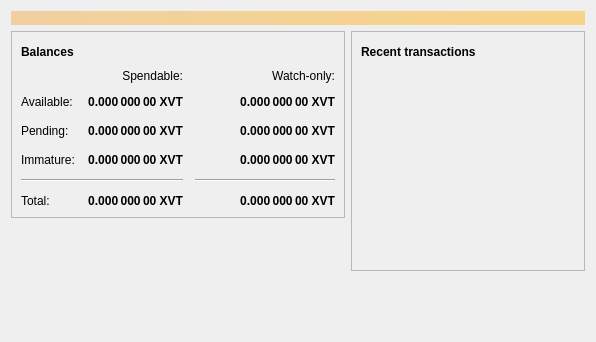
<?xml version="1.0" encoding="UTF-8"?>
<ui version="4.0">
 <class>OverviewPage</class>
 <widget class="QWidget" name="OverviewPage">
  <property name="geometry">
   <rect>
    <x>0</x>
    <y>0</y>
    <width>596</width>
    <height>342</height>
   </rect>
  </property>
  <property name="windowTitle">
   <string>Form</string>
  </property>
  <layout class="QVBoxLayout" name="topLayout">
   <item>
    <widget class="QLabel" name="labelAlerts">
     <property name="visible">
      <bool>false</bool>
     </property>
     <property name="styleSheet">
      <string notr="true">QLabel { background-color: qlineargradient(x1: 0, y1: 0, x2: 1, y2: 0, stop:0 #F0D0A0, stop:1 #F8D488); color:#000000; }</string>
     </property>
     <property name="wordWrap">
      <bool>true</bool>
     </property>
     <property name="margin">
      <number>3</number>
     </property>
     <property name="textInteractionFlags">
      <set>Qt::TextSelectableByMouse</set>
     </property>
    </widget>
   </item>
   <item>
    <layout class="QHBoxLayout" name="horizontalLayout" stretch="1,1">
     <item>
      <layout class="QVBoxLayout" name="verticalLayout_2">
       <item>
        <widget class="QFrame" name="frame">
         <property name="frameShape">
          <enum>QFrame::StyledPanel</enum>
         </property>
         <property name="frameShadow">
          <enum>QFrame::Raised</enum>
         </property>
         <layout class="QVBoxLayout" name="verticalLayout_4">
          <item>
           <layout class="QHBoxLayout" name="horizontalLayout_4">
            <item>
             <widget class="QLabel" name="label_5">
              <property name="font">
               <font>
                <weight>75</weight>
                <bold>true</bold>
               </font>
              </property>
              <property name="text">
               <string>Balances</string>
              </property>
             </widget>
            </item>
            <item>
             <widget class="QPushButton" name="labelWalletStatus">
              <property name="enabled">
               <bool>true</bool>
              </property>
              <property name="maximumSize">
               <size>
                <width>30</width>
                <height>16777215</height>
               </size>
              </property>
              <property name="toolTip">
               <string>The displayed information may be out of date. Your wallet automatically synchronizes with the Volta network after a connection is established, but this process has not completed yet.</string>
              </property>
              <property name="text">
               <string/>
              </property>
              <property name="icon">
               <iconset resource="../volta.qrc">
                <normaloff>:/icons/warning</normaloff>
                <disabledoff>:/icons/warning</disabledoff>:/icons/warning</iconset>
              </property>
              <property name="iconSize">
               <size>
                <width>24</width>
                <height>24</height>
               </size>
              </property>
              <property name="flat">
               <bool>true</bool>
              </property>
             </widget>
            </item>
            <item>
             <spacer name="horizontalSpacer_3">
              <property name="orientation">
               <enum>Qt::Horizontal</enum>
              </property>
              <property name="sizeHint" stdset="0">
               <size>
                <width>40</width>
                <height>20</height>
               </size>
              </property>
             </spacer>
            </item>
           </layout>
          </item>
          <item>
           <layout class="QGridLayout" name="gridLayout">
            <property name="spacing">
             <number>12</number>
            </property>
            <item row="2" column="2">
             <widget class="QLabel" name="labelWatchPending">
              <property name="font">
               <font>
                <weight>75</weight>
                <bold>true</bold>
               </font>
              </property>
              <property name="cursor">
               <cursorShape>IBeamCursor</cursorShape>
              </property>
              <property name="toolTip">
               <string>Unconfirmed transactions to watch-only addresses</string>
              </property>
              <property name="text">
               <string notr="true">0.000 000 00 XVT</string>
              </property>
              <property name="alignment">
               <set>Qt::AlignRight|Qt::AlignTrailing|Qt::AlignVCenter</set>
              </property>
              <property name="textInteractionFlags">
               <set>Qt::LinksAccessibleByMouse|Qt::TextSelectableByKeyboard|Qt::TextSelectableByMouse</set>
              </property>
             </widget>
            </item>
            <item row="2" column="1">
             <widget class="QLabel" name="labelUnconfirmed">
              <property name="font">
               <font>
                <weight>75</weight>
                <bold>true</bold>
               </font>
              </property>
              <property name="cursor">
               <cursorShape>IBeamCursor</cursorShape>
              </property>
              <property name="toolTip">
               <string>Total of transactions that have yet to be confirmed, and do not yet count toward the spendable balance</string>
              </property>
              <property name="text">
               <string notr="true">0.000 000 00 XVT</string>
              </property>
              <property name="alignment">
               <set>Qt::AlignRight|Qt::AlignTrailing|Qt::AlignVCenter</set>
              </property>
              <property name="textInteractionFlags">
               <set>Qt::LinksAccessibleByMouse|Qt::TextSelectableByKeyboard|Qt::TextSelectableByMouse</set>
              </property>
             </widget>
            </item>
            <item row="3" column="2">
             <widget class="QLabel" name="labelWatchImmature">
              <property name="font">
               <font>
                <weight>75</weight>
                <bold>true</bold>
               </font>
              </property>
              <property name="cursor">
               <cursorShape>IBeamCursor</cursorShape>
              </property>
              <property name="toolTip">
               <string>Mined balance in watch-only addresses that has not yet matured</string>
              </property>
              <property name="text">
               <string notr="true">0.000 000 00 XVT</string>
              </property>
              <property name="alignment">
               <set>Qt::AlignRight|Qt::AlignTrailing|Qt::AlignVCenter</set>
              </property>
              <property name="textInteractionFlags">
               <set>Qt::LinksAccessibleByMouse|Qt::TextSelectableByKeyboard|Qt::TextSelectableByMouse</set>
              </property>
             </widget>
            </item>
            <item row="4" column="0" colspan="2">
             <widget class="Line" name="line">
              <property name="orientation">
               <enum>Qt::Horizontal</enum>
              </property>
             </widget>
            </item>
            <item row="4" column="2">
             <widget class="Line" name="lineWatchBalance">
              <property name="sizePolicy">
               <sizepolicy hsizetype="Preferred" vsizetype="Fixed">
                <horstretch>0</horstretch>
                <verstretch>0</verstretch>
               </sizepolicy>
              </property>
              <property name="minimumSize">
               <size>
                <width>140</width>
                <height>0</height>
               </size>
              </property>
              <property name="orientation">
               <enum>Qt::Horizontal</enum>
              </property>
             </widget>
            </item>
            <item row="5" column="0">
             <widget class="QLabel" name="labelTotalText">
              <property name="text">
               <string>Total:</string>
              </property>
             </widget>
            </item>
            <item row="3" column="1">
             <widget class="QLabel" name="labelImmature">
              <property name="font">
               <font>
                <weight>75</weight>
                <bold>true</bold>
               </font>
              </property>
              <property name="cursor">
               <cursorShape>IBeamCursor</cursorShape>
              </property>
              <property name="toolTip">
               <string>Mined balance that has not yet matured</string>
              </property>
              <property name="text">
               <string notr="true">0.000 000 00 XVT</string>
              </property>
              <property name="alignment">
               <set>Qt::AlignRight|Qt::AlignTrailing|Qt::AlignVCenter</set>
              </property>
              <property name="textInteractionFlags">
               <set>Qt::LinksAccessibleByMouse|Qt::TextSelectableByKeyboard|Qt::TextSelectableByMouse</set>
              </property>
             </widget>
            </item>
            <item row="2" column="3">
             <spacer name="horizontalSpacer_2">
              <property name="orientation">
               <enum>Qt::Horizontal</enum>
              </property>
              <property name="sizeHint" stdset="0">
               <size>
                <width>40</width>
                <height>20</height>
               </size>
              </property>
             </spacer>
            </item>
            <item row="3" column="0">
             <widget class="QLabel" name="labelImmatureText">
              <property name="text">
               <string>Immature:</string>
              </property>
             </widget>
            </item>
            <item row="5" column="1">
             <widget class="QLabel" name="labelTotal">
              <property name="font">
               <font>
                <weight>75</weight>
                <bold>true</bold>
               </font>
              </property>
              <property name="cursor">
               <cursorShape>IBeamCursor</cursorShape>
              </property>
              <property name="toolTip">
               <string>Your current total balance</string>
              </property>
              <property name="text">
               <string notr="true">0.000 000 00 XVT</string>
              </property>
              <property name="alignment">
               <set>Qt::AlignRight|Qt::AlignTrailing|Qt::AlignVCenter</set>
              </property>
              <property name="textInteractionFlags">
               <set>Qt::LinksAccessibleByMouse|Qt::TextSelectableByKeyboard|Qt::TextSelectableByMouse</set>
              </property>
             </widget>
            </item>
            <item row="5" column="2">
             <widget class="QLabel" name="labelWatchTotal">
              <property name="font">
               <font>
                <weight>75</weight>
                <bold>true</bold>
               </font>
              </property>
              <property name="cursor">
               <cursorShape>IBeamCursor</cursorShape>
              </property>
              <property name="toolTip">
               <string>Current total balance in watch-only addresses</string>
              </property>
              <property name="text">
               <string notr="true">0.000 000 00 XVT</string>
              </property>
              <property name="alignment">
               <set>Qt::AlignRight|Qt::AlignTrailing|Qt::AlignVCenter</set>
              </property>
              <property name="textInteractionFlags">
               <set>Qt::LinksAccessibleByMouse|Qt::TextSelectableByKeyboard|Qt::TextSelectableByMouse</set>
              </property>
             </widget>
            </item>
            <item row="0" column="2">
             <widget class="QLabel" name="labelWatchonly">
              <property name="text">
               <string>Watch-only:</string>
              </property>
              <property name="alignment">
               <set>Qt::AlignRight|Qt::AlignTrailing|Qt::AlignVCenter</set>
              </property>
             </widget>
            </item>
            <item row="1" column="0">
             <widget class="QLabel" name="labelBalanceText">
              <property name="text">
               <string>Available:</string>
              </property>
             </widget>
            </item>
            <item row="1" column="1">
             <widget class="QLabel" name="labelBalance">
              <property name="font">
               <font>
                <weight>75</weight>
                <bold>true</bold>
               </font>
              </property>
              <property name="cursor">
               <cursorShape>IBeamCursor</cursorShape>
              </property>
              <property name="toolTip">
               <string>Your current spendable balance</string>
              </property>
              <property name="text">
               <string notr="true">0.000 000 00 XVT</string>
              </property>
              <property name="alignment">
               <set>Qt::AlignRight|Qt::AlignTrailing|Qt::AlignVCenter</set>
              </property>
              <property name="textInteractionFlags">
               <set>Qt::LinksAccessibleByMouse|Qt::TextSelectableByKeyboard|Qt::TextSelectableByMouse</set>
              </property>
             </widget>
            </item>
            <item row="1" column="2">
             <widget class="QLabel" name="labelWatchAvailable">
              <property name="font">
               <font>
                <weight>75</weight>
                <bold>true</bold>
               </font>
              </property>
              <property name="cursor">
               <cursorShape>IBeamCursor</cursorShape>
              </property>
              <property name="toolTip">
               <string>Your current balance in watch-only addresses</string>
              </property>
              <property name="text">
               <string notr="true">0.000 000 00 XVT</string>
              </property>
              <property name="alignment">
               <set>Qt::AlignRight|Qt::AlignTrailing|Qt::AlignVCenter</set>
              </property>
              <property name="textInteractionFlags">
               <set>Qt::LinksAccessibleByMouse|Qt::TextSelectableByKeyboard|Qt::TextSelectableByMouse</set>
              </property>
             </widget>
            </item>
            <item row="2" column="0">
             <widget class="QLabel" name="labelPendingText">
              <property name="text">
               <string>Pending:</string>
              </property>
             </widget>
            </item>
            <item row="0" column="1">
             <widget class="QLabel" name="labelSpendable">
              <property name="text">
               <string>Spendable:</string>
              </property>
              <property name="alignment">
               <set>Qt::AlignRight|Qt::AlignTrailing|Qt::AlignVCenter</set>
              </property>
             </widget>
            </item>
           </layout>
          </item>
         </layout>
        </widget>
       </item>
       <item>
        <spacer name="verticalSpacer">
         <property name="orientation">
          <enum>Qt::Vertical</enum>
         </property>
         <property name="sizeHint" stdset="0">
          <size>
           <width>20</width>
           <height>40</height>
          </size>
         </property>
        </spacer>
       </item>
      </layout>
     </item>
     <item>
      <layout class="QVBoxLayout" name="verticalLayout_3">
       <item>
        <widget class="QFrame" name="frame_2">
         <property name="frameShape">
          <enum>QFrame::StyledPanel</enum>
         </property>
         <property name="frameShadow">
          <enum>QFrame::Raised</enum>
         </property>
         <layout class="QVBoxLayout" name="verticalLayout">
          <item>
           <layout class="QHBoxLayout" name="horizontalLayout_2">
            <item>
             <widget class="QLabel" name="label_4">
              <property name="font">
               <font>
                <weight>75</weight>
                <bold>true</bold>
               </font>
              </property>
              <property name="text">
               <string>Recent transactions</string>
              </property>
             </widget>
            </item>
            <item>
             <widget class="QPushButton" name="labelTransactionsStatus">
              <property name="enabled">
               <bool>true</bool>
              </property>
              <property name="maximumSize">
               <size>
                <width>30</width>
                <height>16777215</height>
               </size>
              </property>
              <property name="toolTip">
               <string>The displayed information may be out of date. Your wallet automatically synchronizes with the Volta network after a connection is established, but this process has not completed yet.</string>
              </property>
              <property name="text">
               <string/>
              </property>
              <property name="icon">
               <iconset resource="../volta.qrc">
                <normaloff>:/icons/warning</normaloff>
                <disabledoff>:/icons/warning</disabledoff>:/icons/warning</iconset>
              </property>
              <property name="iconSize">
               <size>
                <width>24</width>
                <height>24</height>
               </size>
              </property>
              <property name="flat">
               <bool>true</bool>
              </property>
             </widget>
            </item>
            <item>
             <spacer name="horizontalSpacer">
              <property name="orientation">
               <enum>Qt::Horizontal</enum>
              </property>
              <property name="sizeHint" stdset="0">
               <size>
                <width>40</width>
                <height>20</height>
               </size>
              </property>
             </spacer>
            </item>
           </layout>
          </item>
          <item>
           <widget class="QListView" name="listTransactions">
            <property name="styleSheet">
             <string notr="true">QListView { background: transparent; }</string>
            </property>
            <property name="frameShape">
             <enum>QFrame::NoFrame</enum>
            </property>
            <property name="verticalScrollBarPolicy">
             <enum>Qt::ScrollBarAlwaysOff</enum>
            </property>
            <property name="horizontalScrollBarPolicy">
             <enum>Qt::ScrollBarAlwaysOff</enum>
            </property>
            <property name="selectionMode">
             <enum>QAbstractItemView::NoSelection</enum>
            </property>
           </widget>
          </item>
         </layout>
        </widget>
       </item>
       <item>
        <spacer name="verticalSpacer_2">
         <property name="orientation">
          <enum>Qt::Vertical</enum>
         </property>
         <property name="sizeHint" stdset="0">
          <size>
           <width>20</width>
           <height>40</height>
          </size>
         </property>
        </spacer>
       </item>
      </layout>
     </item>
    </layout>
   </item>
  </layout>
 </widget>
 <resources/>
 <connections/>
</ui>
